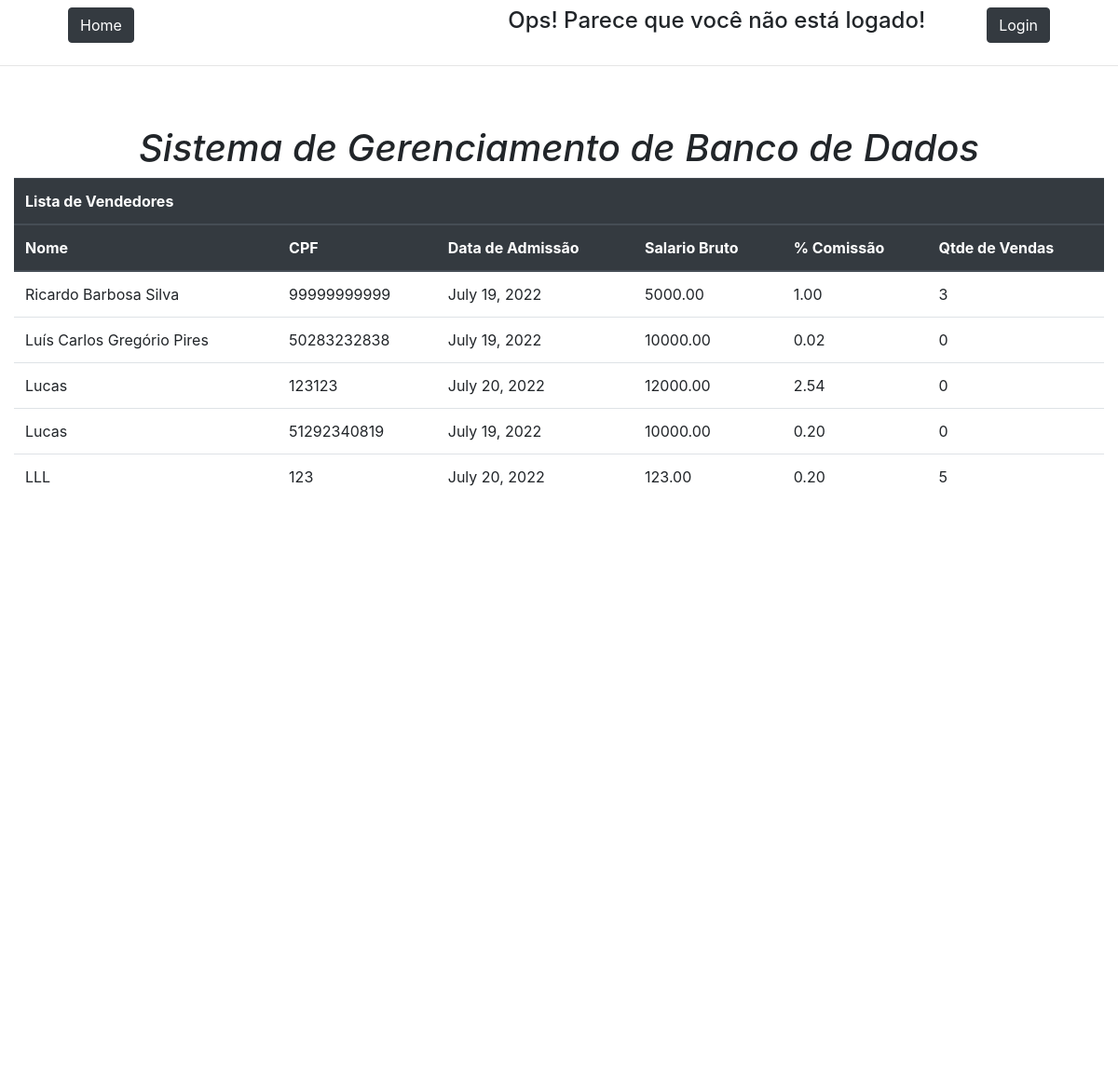
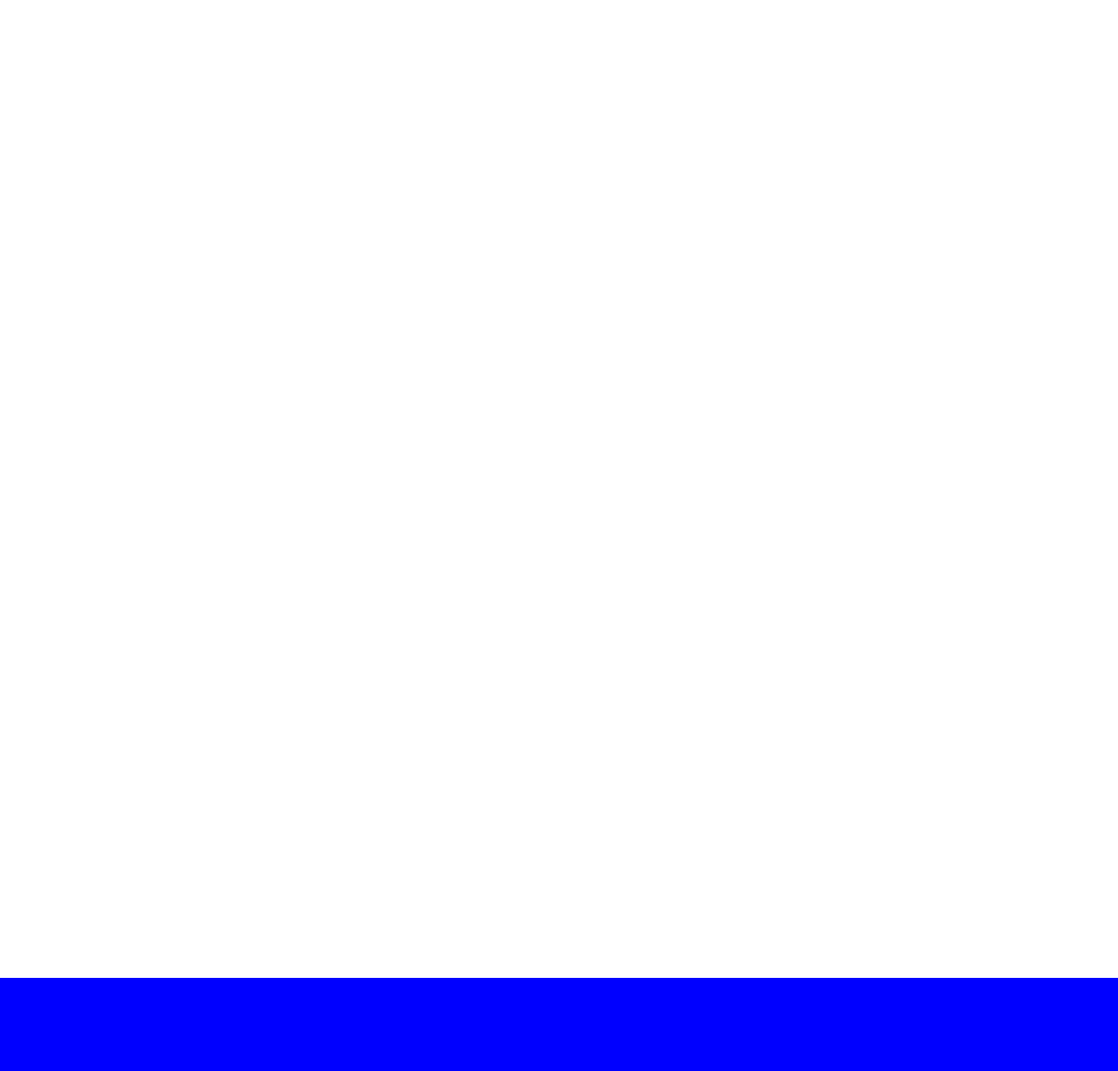
The app's page /lista-vendedores/ with its own data (2 pictures, top to bottom).
### core/models.py (models this page shows)
class Vendedor(models.Model):
    cpf_vendedor = models.IntegerField(primary_key=True, default=0)
    nome_vendedor = models.CharField(max_length=30, null=False)
    data_admissao = models.DateField(auto_now=True)
    salario_bruto = models.DecimalField(max_digits=9, decimal_places=2, null=False)
    salario_liquido = models.DecimalField(max_digits=9, decimal_places=2, null=False)
    percentual_comissao = models.DecimalField(max_digits=3, decimal_places=2)
    quantidade_vendas = models.IntegerField(null=False)

### core/views.py (the view)
# urls.py: path('lista-vendedores/', views.render_lista_vendedores),
def render_lista_vendedores(request):
    lista_vendedores = Vendedor.objects.all().order_by('-nome_vendedor')
    return render(request, 'lista-vendedores.html', {'lista_vendedores':lista_vendedores})

### templates/lista-vendedores.html (shortened to what this page needs)
{% extends "model-page.html" %}
{% block content %}
<div class="container-fluid">
    <table class="table">
        <thead class="thead-dark">
            <tr>
                <th colspan="6">Lista de Vendedores</th>
            </tr>
            <tr>
                <th scope="col">Nome</th>
                <th scope="col">CPF</th>
                <th scope="col">Data de Admissão</th>
                <th scope="col">Salario Bruto</th>
                <th scope="col">% Comissão</th>
                <th scope="col">Qtde de Vendas</th>
            </tr>
        </thead>
    {% for vendedor in lista_vendedores %}
        <tr>
            <td>{{ vendedor.nome_vendedor}}</td>
            <td>{{ vendedor.cpf_vendedor}}</td>
            <td>{{ vendedor.data_admissao}}</td>
            <td>{{ vendedor.salario_bruto}}</td>
            <td>{{ vendedor.percentual_comissao}}</td>
            <td>{{ vendedor.quantidade_vendas}}</td>
        </tr>
    {% endfor %}
    </table>
</div>
{% endblock %}

### records on screen
Vendedor: nome_vendedor "Ricardo Barbosa Silva", cpf_vendedor "99999999999", data_admissao "July 19, 2022", salario_bruto "5000.00", percentual_comissao "1.00", quantidade_vendas "3"
Vendedor: nome_vendedor "Luís Carlos Gregório Pires", cpf_vendedor "50283232838", data_admissao "July 19, 2022", salario_bruto "10000.00", percentual_comissao "0.02", quantidade_vendas "0"
Vendedor: nome_vendedor "Lucas", cpf_vendedor "123123", data_admissao "July 20, 2022", salario_bruto "12000.00", percentual_comissao "2.54", quantidade_vendas "0"
Vendedor: nome_vendedor "Lucas", cpf_vendedor "51292340819", data_admissao "July 19, 2022", salario_bruto "10000.00", percentual_comissao "0.20", quantidade_vendas "0"
Vendedor: nome_vendedor "LLL", cpf_vendedor "123", data_admissao "July 20, 2022", salario_bruto "123.00", percentual_comissao "0.20", quantidade_vendas "5"
